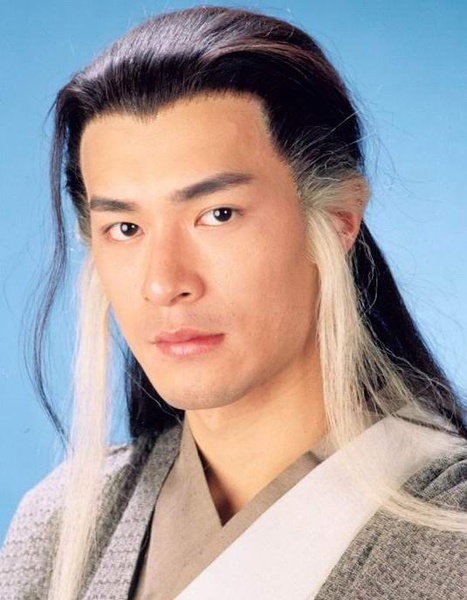
#> input picture cynkiller/0000/TestPic.jpg, 467 x 600 px
$ python addNumberOnPic.py
#> lines starting #> are read from the running program, lines starting #| are printed output that depends on the picture
#> further down, img is the input picture: PIL image 467x600 RGB; mean R, G, B 165.8, 158.7, 160.2
#| <PIL.JpegImagePlugin.JpegImageFile image mode=RGB size=467x600 at 0x7FB4DF8ABA90> (467, 600)
#-*- coding: utf-8
# Add a number on the right corner of a picture
from PIL import Image, ImageDraw, ImageFont  # Python Imaging Library


def addNum( img ):
	size = img.size
#> size = (467, 600)
	numSize = int( size[0] / 8 )
#> numSize = 58
	font = ImageFont.truetype('arial', numSize )
	img = img.resize((size[0]-numSize * 2, size[1]-numSize * 2))
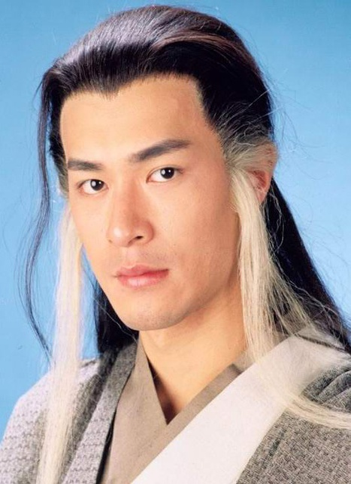
#> img: PIL image 351x484 RGB; mean R, G, B 165.8, 158.7, 160.2
	newImg = Image.new('RGB', size, 'WHITE')
#> newImg: PIL image 467x600 RGB; every value is 255
	newImg.paste(img, (numSize, numSize))
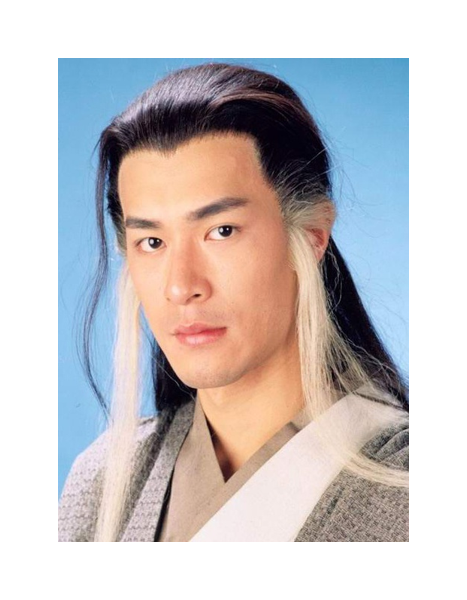
#> newImg: PIL image 467x600 RGB; mean R, G, B 200.9, 196.6, 197.6
	draw = ImageDraw.Draw(newImg)
	#draw.text((size[0]-numSize, 0), '5', font=font, fill='RED')
	draw.ellipse((size[0]-numSize * 2, int(numSize / 2), size[0]-int(numSize / 2), numSize * 2), fill='RED', outline='RED')
	#newImg.show()
	newImg.save('new.png', 'png')
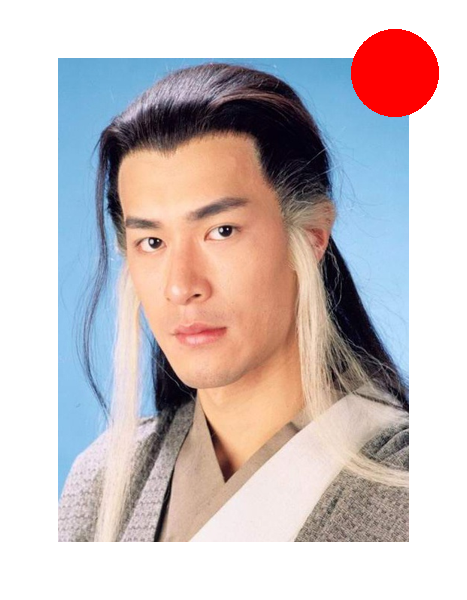
#> saved as new.png: PIL image 467x600 RGB; mean R, G, B 202.6, 192, 192.5
	#print(img.histogram())


if __name__ == "__main__":
	PicPath = "TestPic.jpg"
	img = Image.open(PicPath)
	print(img, img.size)
	addNum( img )
	#img.show()
